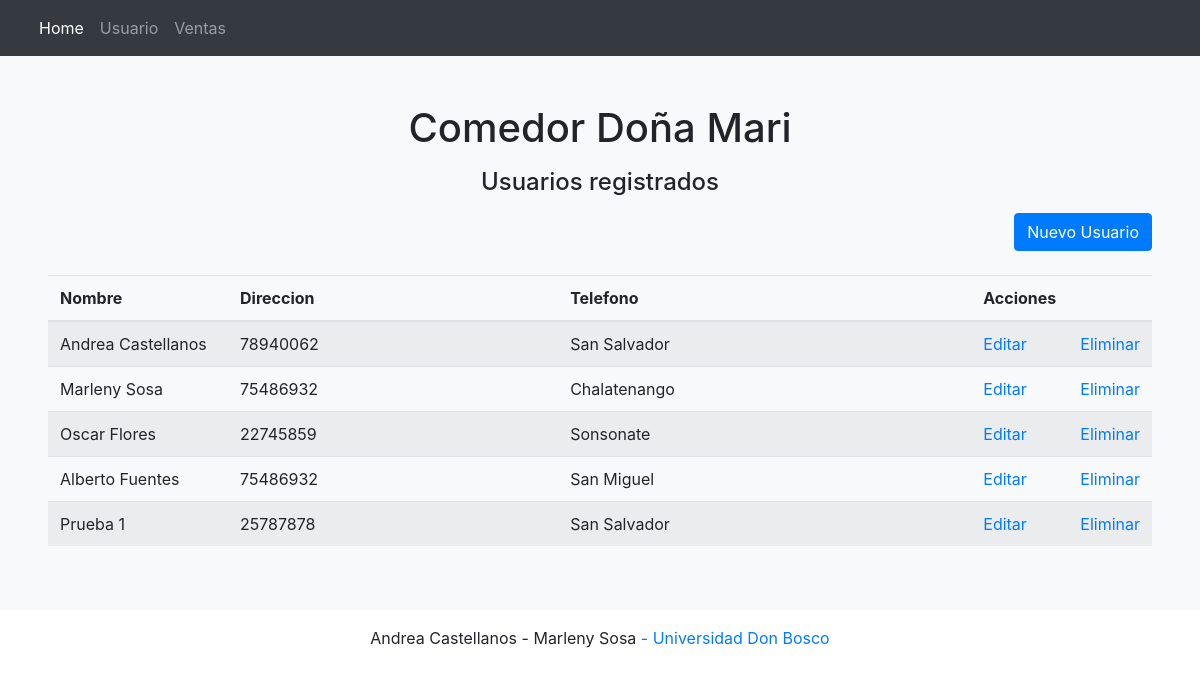
The app's page /?c=Usuario with its own data.
### tables this page shows
CREATE TABLE `usuario` (
  `idUsuario` int NOT NULL,
  `nombre` varchar(100) NOT NULL,
  `telefono` varchar(8) NOT NULL,
  `direccion` varchar(50) NOT NULL
);

### controller/usuario.controller.php (called while the page is built, shortened)
<?php
require_once 'model/model.usuario.php';
class UsuarioController{
    public function __CONSTRUCT(){
        $this->model = new Usuario();
    }
    public function Index(){
        require_once 'view/header.php';
        require_once 'view/usuario/usuario.php';
        require_once 'view/footer.php';
    }
}

### model/database.php (called while the page is built)
<?php
class Database
{
    public static function StartUp()
    {
        $pdo = new PDO('mysql:host=localhost;dbname=comedor;charset=utf8','root','castellanos');
        $pdo->setAttribute(PDO::ATTR_ERRMODE, PDO::ERRMODE_EXCEPTION);
        return $pdo;
    }
}

### model/model.usuario.php (called while the page is built, shortened)
<?php
class Usuario
{
	private $pdo;
	public function __CONSTRUCT()
	{
		try
		{
			$this->pdo = Database::StartUp();
		}
		catch(Exception $e)
		{
			die($e->getMessage());
		}
	}
	public function Listar()
	{
		try
		{
			$stm = $this->pdo->prepare("SELECT * FROM usuario");
			$stm->execute();
			return $stm->fetchAll(PDO::FETCH_OBJ);
		}
		catch(Exception $e)
		{
			die($e->getMessage());
		}
	}
}

### view/usuario/usuario.php (the view)
<div class="p-5 text-center bg-light">
<h1 class="mb-3">Comedor Doña Mari</h1>
    <h4 class="mb-3">Usuarios registrados</h4>
<div class="well well-sm text-right">
    <a class="btn btn-primary" href="?c=Usuario&a=Crud">Nuevo Usuario</a>
</div>
<br>
<table class="table table-striped">
    <thead>
        <tr>
            <th style="width:180px;">Nombre</th>
            <th>Direccion</th>
            <th>Telefono</th>
            <th style="width:60px;">Acciones</th>
            <th style="width:60px;"></th>
        </tr>
    </thead>
    <tbody>
    <?php foreach($this->model->Listar() as $r): ?>
        <tr>
            <td><?php echo $r->nombre; ?></td>
            <td><?php echo $r->telefono; ?></td>
            <td><?php echo $r->direccion; ?></td>
            <td>
                <a href="?c=Usuario&a=Crud&idUsuario=<?php echo $r->idUsuario; ?>">Editar</a>
            </td>
            <td>
                <a onclick="javascript:return confirm('¿Seguro de eliminar este registro?');" href="?c=Usuario&a=Eliminar&idUsuario=<?php echo $r->idUsuario; ?>">Eliminar</a>
            </td>
        </tr>
    <?php endforeach; ?>
    </tbody>
</table>
</div>

### records on screen
usuario: nombre "Andrea Castellanos", telefono "78940062", direccion "San Salvador"
usuario: nombre "Marleny Sosa", telefono "75486932", direccion "Chalatenango"
usuario: nombre "Oscar Flores", telefono "22745859", direccion "Sonsonate"
usuario: nombre "Alberto Fuentes", telefono "75486932", direccion "San Miguel"
usuario: nombre "Prueba 1", telefono "25787878", direccion "San Salvador"
